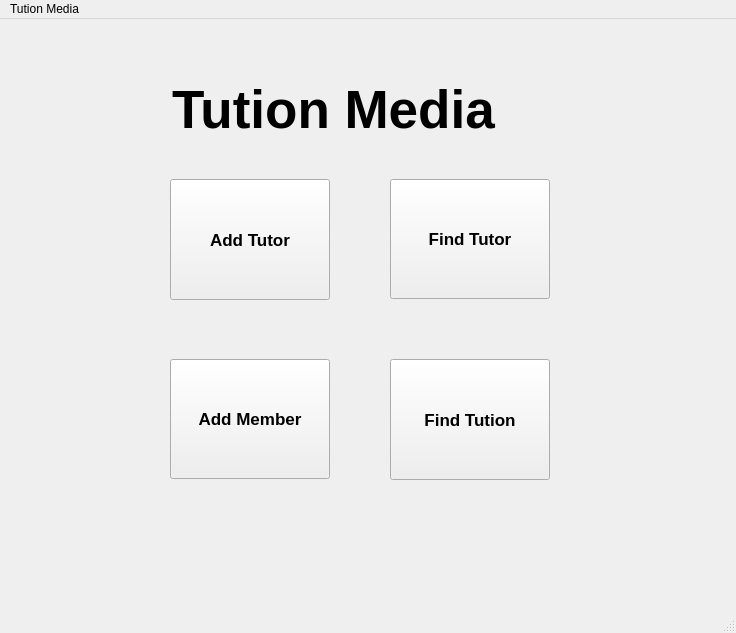
<?xml version="1.0" encoding="UTF-8"?>
<ui version="4.0">
 <class>MainWindow</class>
 <widget class="QMainWindow" name="MainWindow">
  <property name="geometry">
   <rect>
    <x>0</x>
    <y>0</y>
    <width>736</width>
    <height>633</height>
   </rect>
  </property>
  <property name="windowTitle">
   <string>MainWindow</string>
  </property>
  <property name="autoFillBackground">
   <bool>false</bool>
  </property>
  <property name="styleSheet">
   <string notr="true">background-image:url(:/image/5950699 (2).jpg);</string>
  </property>
  <widget class="QWidget" name="centralwidget">
   <widget class="QPushButton" name="pushButton_3">
    <property name="geometry">
     <rect>
      <x>170</x>
      <y>340</y>
      <width>160</width>
      <height>120</height>
     </rect>
    </property>
    <property name="font">
     <font>
      <pointsize>13</pointsize>
      <bold>true</bold>
     </font>
    </property>
    <property name="text">
     <string>Add Member</string>
    </property>
   </widget>
   <widget class="QPushButton" name="pushButton_5">
    <property name="geometry">
     <rect>
      <x>170</x>
      <y>160</y>
      <width>160</width>
      <height>121</height>
     </rect>
    </property>
    <property name="font">
     <font>
      <pointsize>13</pointsize>
      <bold>true</bold>
     </font>
    </property>
    <property name="text">
     <string>Add Tutor</string>
    </property>
   </widget>
   <widget class="QPushButton" name="pushButton_6">
    <property name="geometry">
     <rect>
      <x>390</x>
      <y>340</y>
      <width>160</width>
      <height>121</height>
     </rect>
    </property>
    <property name="font">
     <font>
      <pointsize>13</pointsize>
      <bold>true</bold>
     </font>
    </property>
    <property name="text">
     <string>Find Tution</string>
    </property>
   </widget>
   <widget class="QPushButton" name="pushButton_7">
    <property name="geometry">
     <rect>
      <x>390</x>
      <y>160</y>
      <width>160</width>
      <height>120</height>
     </rect>
    </property>
    <property name="font">
     <font>
      <pointsize>13</pointsize>
      <bold>true</bold>
     </font>
    </property>
    <property name="text">
     <string>Find Tutor</string>
    </property>
   </widget>
   <widget class="QLabel" name="label">
    <property name="geometry">
     <rect>
      <x>172</x>
      <y>60</y>
      <width>421</width>
      <height>61</height>
     </rect>
    </property>
    <property name="font">
     <font>
      <pointsize>40</pointsize>
      <bold>true</bold>
     </font>
    </property>
    <property name="text">
     <string>Tution Media</string>
    </property>
   </widget>
  </widget>
  <widget class="QStatusBar" name="statusbar"/>
  <widget class="QMenuBar" name="menubar">
   <property name="geometry">
    <rect>
     <x>0</x>
     <y>0</y>
     <width>736</width>
     <height>26</height>
    </rect>
   </property>
   <widget class="QMenu" name="menuTution_Media">
    <property name="title">
     <string>Tution Media</string>
    </property>
   </widget>
   <addaction name="menuTution_Media"/>
  </widget>
 </widget>
 <resources/>
 <connections/>
</ui>
